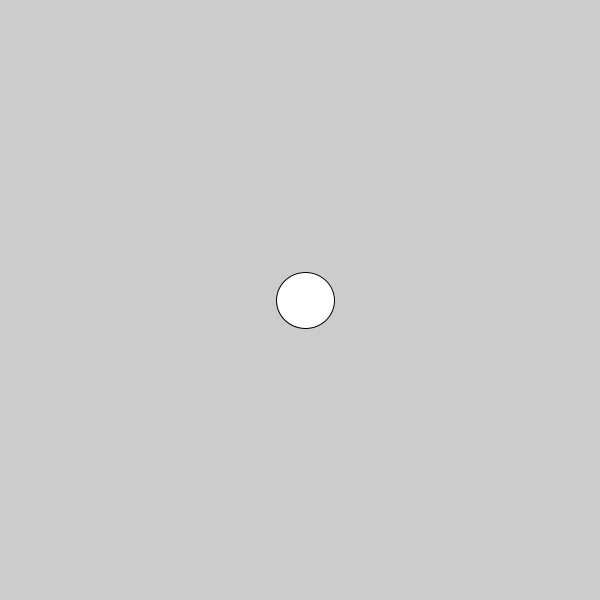
Frame 1 (no input)
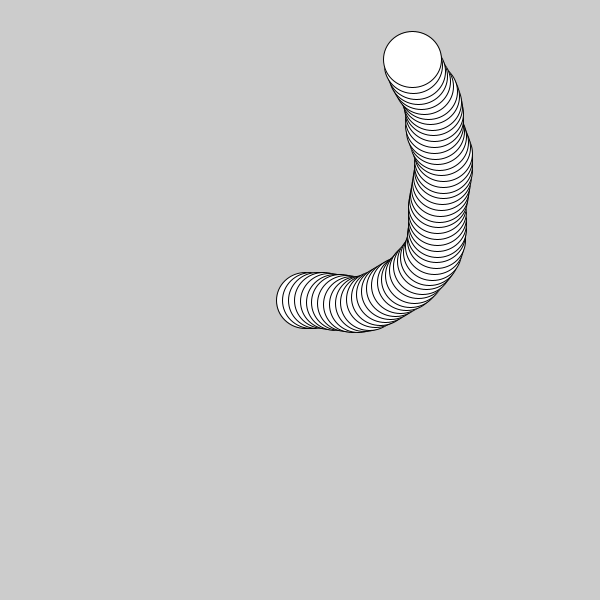
Frame 60 (the mouse pressed at the canvas centre just before this capture)
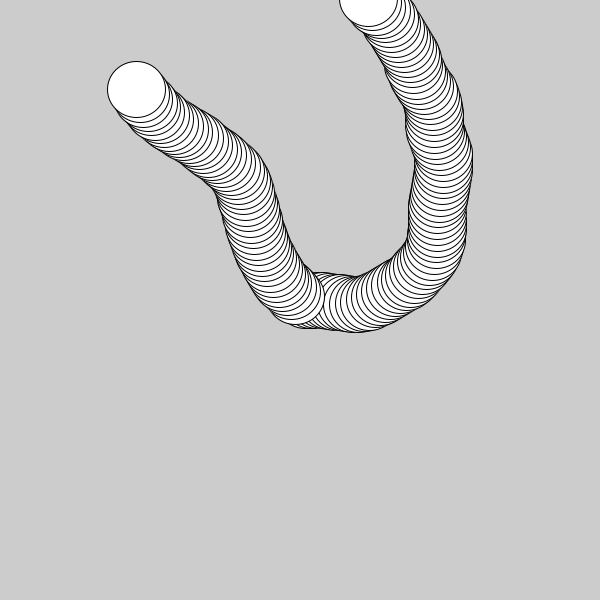
Frame 120 (the mouse held since frame 60 and released just before this capture)

The Processing sketch that drew these frames (run headless with seeded random() and noise(); from frame 60 on, the mouse is pressed at the canvas centre):

// Processing sketch: s17_clock_polar_coords
// ── s17_clock_polar_coords.pde
float x;
float y;
float a;
float speed;
void setup() {
  size(600, 600);
  x = width/2;
  y = height/2;
}
void draw() {
  speed = 5.87;
  x = x + speed * cos(a);
  y = y + speed * sin(a);
  a = a + random(-0.2, 0.2);
  ellipse(x, y, 58, 56);
  if (x > width || x < 0 || y > height || y < 0) {
    x = width/2;
    y = height/2;
  }
}
